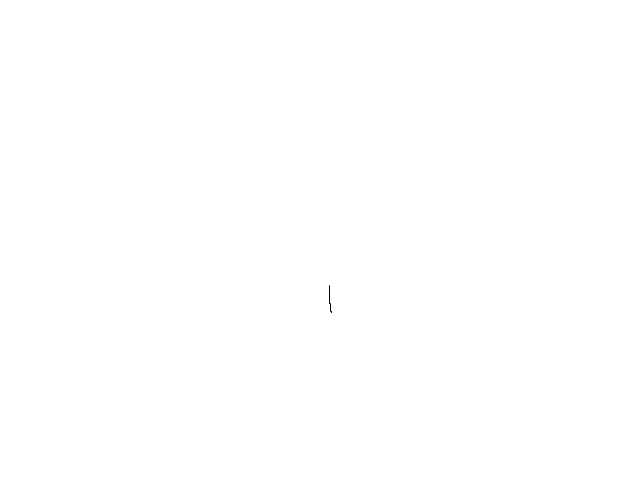
Frame 1 (no input)
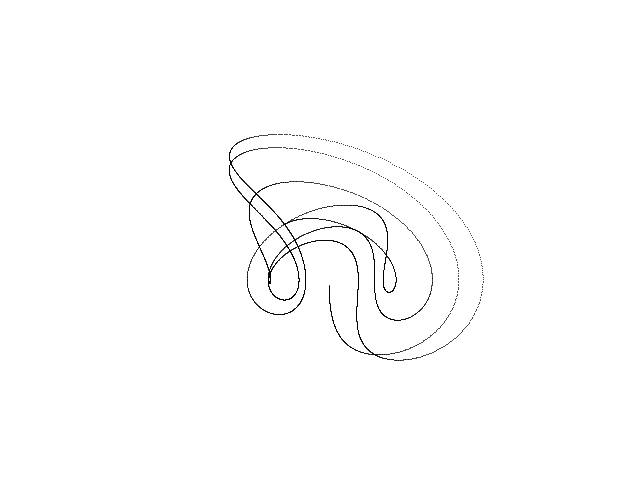
Frame 60 (the mouse pressed at the canvas centre just before this capture)
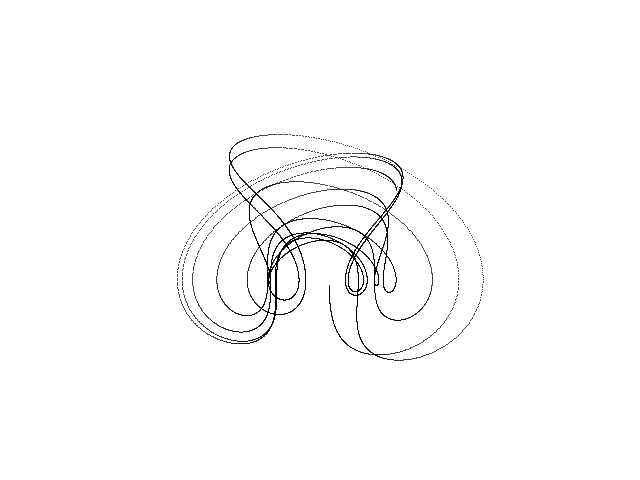
Frame 120 (the mouse held since frame 60 and released just before this capture)

The Processing sketch that drew these frames (run headless with seeded random() and noise(); from frame 60 on, the mouse is pressed at the canvas centre):

// Processing sketch: Double_Scroll
// ── Double_Scroll.pde
// Double scroll chaotic attractor //

  float x = 0.1;
  float y = 0.1;
  float z = 0.1;
  float dt = 0.005;


void setup() {
  
  size(640, 480);
  background(255);
  
}

void draw() {
  
  for (int i=0; i<100; i++) {
    
    float nx = x;
    float ny = y;
    float nz = z;
  
    x = nx + dt * (ny * nz);
    y = ny + dt * (1.0 - pow(nz, 2.0));
    z = nz + dt * (nx + ny * nz);
  
    point(320 + (90 * x), 280 + (55 * y));
        
  }

}
